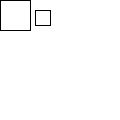
Frame 1 (no input)
Frame 60 (the mouse pressed at the canvas centre just before this capture): identical to frame 1, image omitted
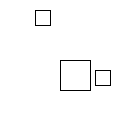
Frame 120 (the mouse held since frame 60 and released just before this capture)

The Processing sketch that drew these frames (run headless with seeded random() and noise(); from frame 60 on, the mouse is pressed at the canvas centre):

// Processing sketch: Translate_Push_Pop_Matrix
// ── Translate_Push_Pop_Matrix.pde
void setup() {
size(120, 120);
}
void draw() {
background(255);
//The default origin(0,0) is at the top left corner.
// Translate will move the origin to a new point on the window.

//In a case, if we do not want the next translation to not affect
// Use pushMatrix and popMatrix
pushMatrix();
translate(mouseX, mouseY);
rect(0, 0, 30, 30);
//The smaller rectangle was translated the amount of 
// mouseX + 35 and mouseY + 10.
translate(35, 10);
rect(0, 0, 15, 15);
popMatrix();
translate(35, 10);
rect(0, 0, 15, 15);


}
